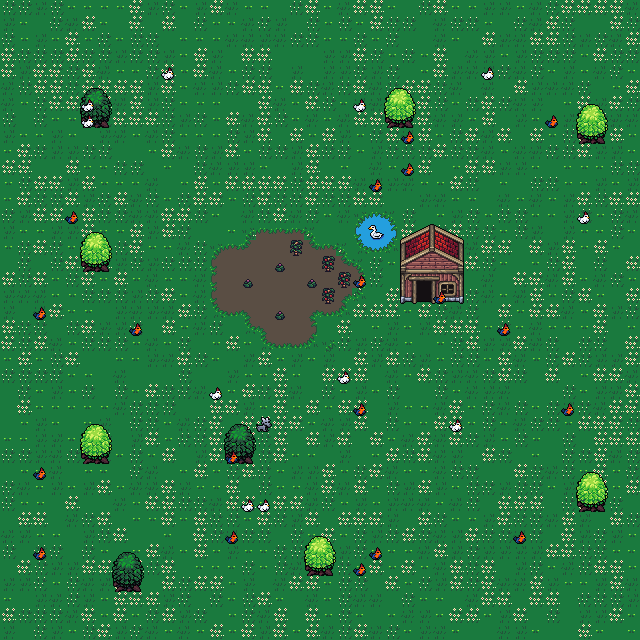

This game map was drawn from its Tiled (.tmx) file and the tilesets committed beside it. A one-line description and the trimmed map source follow:
An orthogonal 40x40 tile map with 16x16 px tiles, 8 tile layers (Tile Layer 1, trees, house, dirt, ...).

<map version="1.2" tiledversion="1.3.4" orientation="orthogonal" renderorder="right-down" width="40" height="40" tilewidth="16" tileheight="16" infinite="0" nextlayerid="9" nextobjectid="1">
 <tileset firstgid="1" source="FarmMap.tsx" />
 <layer id="1" name="Tile Layer 1" width="40" height="40">
  <data>[1600 cells, 1600 non-empty, 9 distinct tile ids]</data>
 </layer>
 <layer id="2" name="trees" width="40" height="40">
  <data>[1600 cells, 54 non-empty, 12 distinct tile ids]</data>
 </layer>
 <layer id="3" name="house" width="40" height="40">
  <data>[1600 cells, 20 non-empty, 20 distinct tile ids]</data>
 </layer>
 <layer id="6" name="dirt" width="40" height="40">
  <data>[1600 cells, 60 non-empty, 2 distinct tile ids]</data>
 </layer>
 <layer id="8" name="plants" width="40" height="40">
  <data>[1600 cells, 8 non-empty, 3 distinct tile ids]</data>
 </layer>
 <layer id="7" name="water" width="40" height="40">
  <data>[1600 cells, 9 non-empty, 1 distinct tile ids]</data>
 </layer>
 <layer id="5" name="grassborder" width="40" height="40">
  <data>[1600 cells, 63 non-empty, 17 distinct tile ids]</data>
 </layer>
 <layer id="4" name="animals" width="40" height="40">
  <data>[1600 cells, 448 non-empty, 26 distinct tile ids]</data>
 </layer>
</map>
